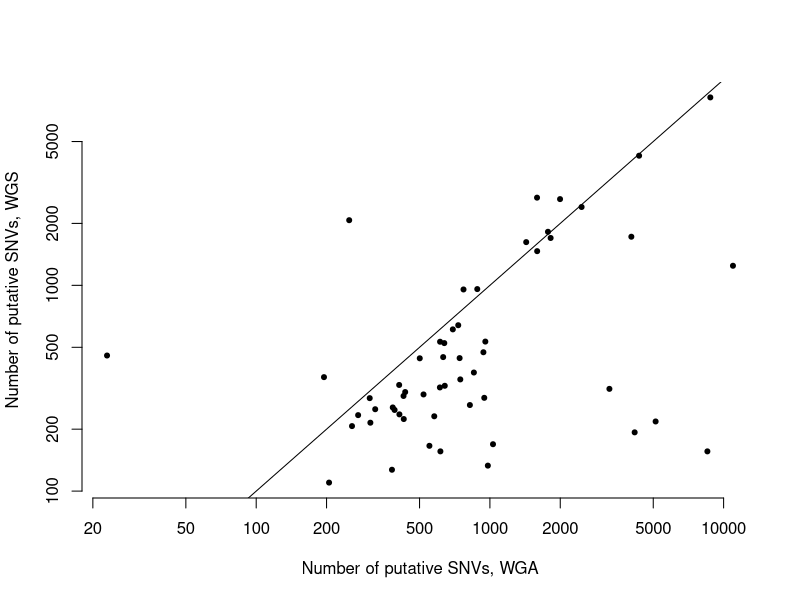
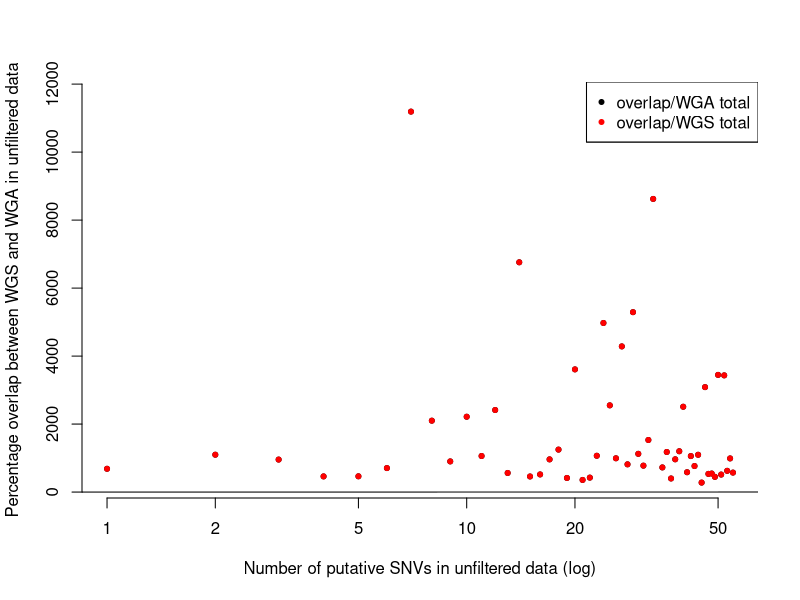
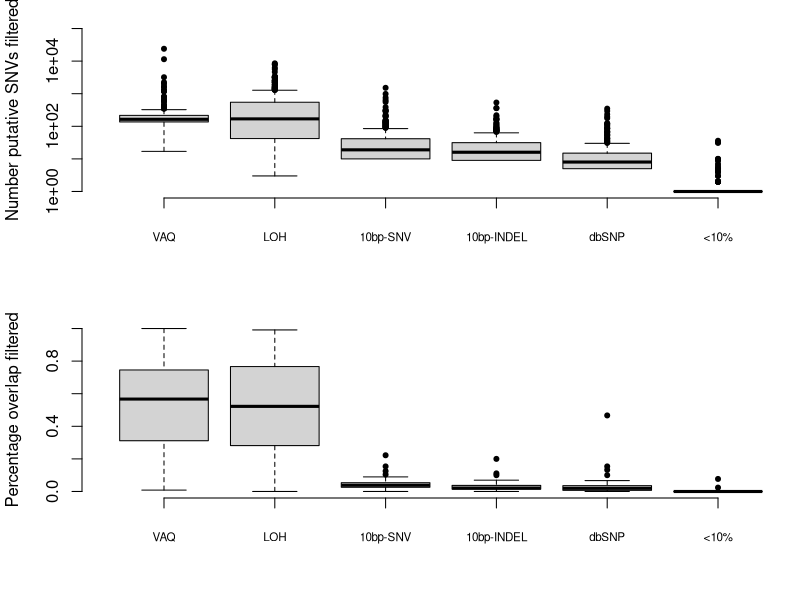
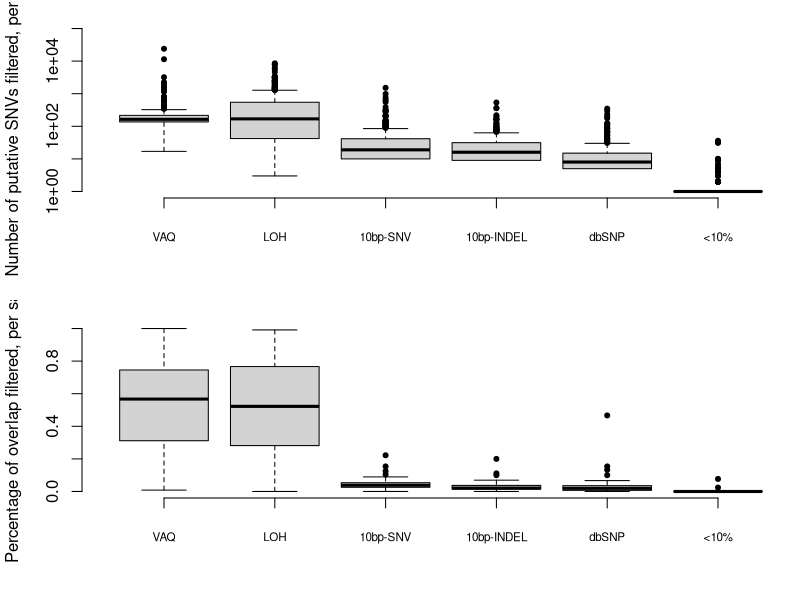
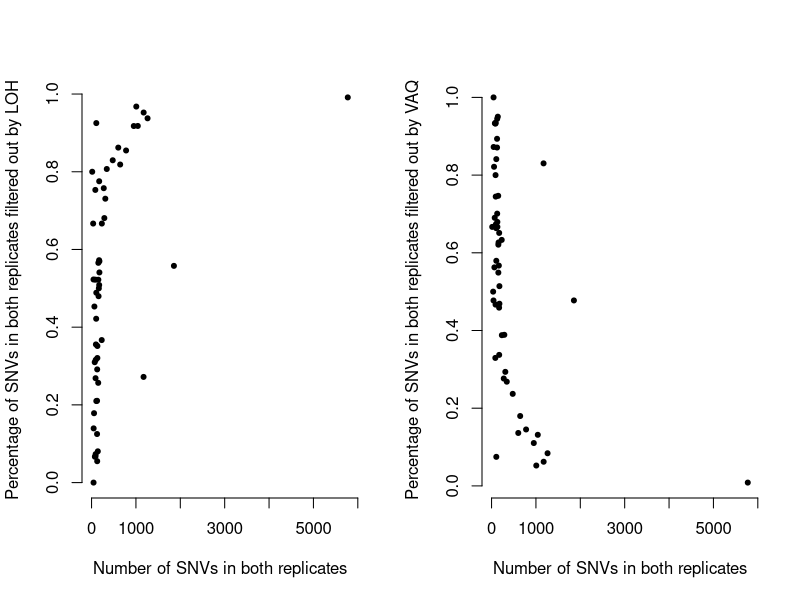

These charts were generated, in order, by the following R code:
## This is the R script (run on a Macbook) to create the figures from the data in FIGURE_DATA

###############
## LOAD DATA ##
###############

data2 = read.table( "../FIGURE_DATA/unfiltered_WGS-WGA_counts.txt", header=T )
data34 = read.table( "../FIGURE_DATA/STD40_unfiltered_overlap.txt", header=T )
data5 = read.table( "../FIGURE_DATA/numbers_excluded_by_filter_MUTATION_CALLS_STD40.txt", header=T )
data6 = read.table( "../FIGURE_DATA/overlap_numbers_excluded_by_filter_MUTATION_CALLS_STD40.txt", header=T )
data78a = read.table( "../FIGURE_DATA/STD40_unfiltered_overlap.txt", header=T )
data78a[ 3:14 ] <- list( NULL )
data78b = read.table( "../FIGURE_DATA/overlap_numbers_excluded_by_filter_MUTATION_CALLS_STD40.txt", header=T )
data78b[ 2:7 ] <- list( NULL )
data78b[ 4:5 ] <- list( NULL )
data78b[ 6:7 ] <- list( NULL )

#########################################################
## FIGURE 2: Number of putative SNVs in WGS versus WGA ##
#########################################################

# pdf( "../FIGURE_PDFS/Figure2.pdf" )
par(bty='n')
plot(data2$C282_count, data2$C484_count, log='xy', pch=20, xlab="Number of putative SNVs, WGA", ylab="Number of putative SNVs, WGS" )
abline(0,1)
# dev.off()

############################
## FIGURE 2 CORERELATIONS ##
############################

# First the Pearson correlation on the raw data
# cor.test(data2$C282_count, data2$C484_count)
# OUTPUT: t = 4.2622, df = 53, p-value = 8.35e-05, 95 percent confidence interval: 0.2770757 0.6794588, cor=0.5052344

# Next the Pearson correlation on the log-transformed data
# cor.test( log(data2$C282_count), log(data2$C484_count) )
# OUTPUT: t = 3.6456, df = 53, p-value = 0.0006086, 95 percent confidence interval: 0.2070558 0.6373449, cor=0.4477571

# Finally the Spearman correlation
# cor.test(data2$C282_count, data2$C484_count, method="spearman")
# OUTPUT: S = 16142.79, p-value = 0.001511, rho=0.4176482

##################################################################################
## FIGURE 3 ORIGINAL: Density of percentage overlap between WGS and WGA samples ##
##################################################################################

# pdf( "../FIGURE_PDFS/Figure3.pdf" )
# figure title (should it ever be needed): Greater % of WGS sample found in overlap than WGA
# amp_frac = density( data34$OVERLAP/data34$TOTAL_WGA.C282., from=0 )
# seq_frac = density( data34$OVERLAP/data34$TOTAL_WGS.C484., from=0 )
# par(bty='n')
# plot( seq_frac$x, seq_frac$y, type='l', col='blue', main="", xlab="Percentage of putative SNVs in a sample also recovered in the samples's technical replicate", ylab="Density")
# legend( "topright", c( "WGS", "WGA" ), col=c( "blue", "red" ), lty=1 )
# lines( amp_frac$x, amp_frac$y, col='red' )
# dev.off()

#############################################################################################################
## FIGURE 3 MOD (ORIGINAL FIGURE 4): Percentage of overlap versus (log) number of putative SNVs per sample ##
#############################################################################################################

#pdf( "../FIGURE_PDFS/Figure3.pdf" )
# when necessary, use the following title: Number of putative SNPs does not correlate with percentage WGS/WGA overlap
par(bty = 'n')
plot( data34$TOTAL, data34$PERCENT_OVERLAP_by_WGA.282, log='x', pch=20, main="", xlab="Number of putative SNVs in unfiltered data (log)", ylab="Percentage overlap between WGS and WGA in unfiltered data" )
points ( data34$TOTAL, data34$PERCENT_OVERLAP_by_WGS.484, pch=20, col="red" )
abline( 0,1 )
legend( 'topright', c( "overlap/WGA total", "overlap/WGS total" ), col=c( 'black', 'red' ) )
legend( 'topright', c( "overlap/WGA total", "overlap/WGS total" ), col=c( 'black', 'red' ), pch=20 )
#dev.off()

############################
## FIGURE 3 CORERELATIONS ##
############################

# First the Pearson correlation on the raw data
# cor.test(data34$TOTAL, data34$PERCENT_OVERLAP_by_WGA.282)
# OUTPUT: t = -0.2989, df = 53, p-value = 0.7662, 95 percent confidence interval: -0.3030232  0.2267410, cor=-0.04102397

# Next the Pearson correlation on the log-transformed data
# cor.test( log(data34$TOTAL), data34$PERCENT_OVERLAP_by_WGA.282 )
# OUTPUT: t = -0.043, df = 53, p-value = 0.9659, 95 percent confidence interval: -0.2707813  0.2597958, cor=-0.005908626

# Finally the Spearman correlation
# cor.test(data34$TOTAL, data34$PERCENT_OVERLAP_by_WGA.282, method="spearman")
# OUTPUT: S = 29268, p-value = 0.6847, rho=-0.05584416

############################################################################################
## FIGURE 4 (ORIG FIGURE 5 and 6): Number of putative SNPs removed by each of six filters ##
############################################################################################

#pdf( "../FIGURE_PDFS/Figure4.pdf", width=6, height=5 )
par(bty='n', mfrow=c(2,1), mar=c(5.1,4.1,1.1,0))
boxplot( data5[,c(5,7,4,3,6,8)], log='y', ylim=c(1,100000), xaxt='n', pch=20, ylab="Number putative SNVs filtered" )
axis( 1, at=1:6, padj=0.8, cex.axis=0.7, labels=c( "VAQ", "LOH", "10bp-SNV", "10bp-INDEL", "dbSNP", "<10%" ) )
boxplot( data6[,c(9,13,7,5,11,15)], ylim=c(0,1), xaxt='n', ylab="Percentage overlap filtered", pch=20 )
axis( 1, at=1:6, padj = 0.8, cex.axis=0.7, labels=c( "VAQ", "LOH", "10bp-SNV", "10bp-INDEL", "dbSNP", "<10%" ) )
#dev.off()

##############################################################
## FIGURE 5 IS MADE IN THE SCRIPT Jacquard.R IN THIS FOLDER ##
##############################################################

##############################################################################################################################################
## FIGURE 6 (ORIG FIGURES 7 AND 8): Percentage of replicate SNVs filtered out by LOH, as a function of the total number of overlapping SNVs ##
##############################################################################################################################################

LOH_VAQ_data <- merge( data78a, data78b, by="SAMPLE" )
names( LOH_VAQ_data )[ names( LOH_VAQ_data )=="FILT_5_COUNT" ] <- "VAQ_COUNT"
names( LOH_VAQ_data )[ names( LOH_VAQ_data )=="FILT_7_COUNT" ] <- "LOH_COUNT"
names( LOH_VAQ_data )[ names( LOH_VAQ_data )=="FILT_5_PERCENT" ] <- "VAQ_PERCENT"
names( LOH_VAQ_data )[ names( LOH_VAQ_data )=="FILT_7_PERCENT" ] <- "LOH_PERCENT"

# note that this is pretty close to 1.00 every time, hence the inversion...
LOH_VAQ_data$SUM=LOH_VAQ_data$LOH_PERCENT + LOH_VAQ_data$VAQ_PERCENT

pdf( "../FIGURE_PDFS/Figure6.pdf" )
par(bty='n', mfrow=c(1,2) )
plot( LOH_VAQ_data$OVERLAP, LOH_VAQ_data$LOH_PERCENT, xlab="Number of SNVs in both replicates", ylab="Percentage of SNVs in both replicates filtered out by LOH", pch=20 )
plot( LOH_VAQ_data$OVERLAP, LOH_VAQ_data$VAQ_PERCENT, xlab="Number of SNVs in both replicates", ylab="Percentage of SNVs in both replicates filtered out by VAQ", pch=20 )
dev.off()


##############
## OLD CODE ##
##############

# make density of each filter removal

#pdf( "../FIGURE_PDFS/Figure4.pdf", width=6, height=5 )
par(bty='n', mar=c(5.1,4.1,1.1,0))
boxplot( data5[,c(5,7,4,3,6,8)], log='y', ylim=c(1,100000), xaxt='n', pch=20, ylab="Number of putative SNVs filtered, per sample" )
axis( 1, at=1:6, padj=0.8, cex.axis=0.7, labels=c( "VAQ", "LOH", "10bp-SNV", "10bp-INDEL", "dbSNP", "<10%" ) )
#dev.off()


#pdf( "../FIGURE_PDFS/Figure5.pdf", width=6, height=5 )
par(bty='n', mar=c(5.1,4.1,1.1,0))
boxplot( data6[,c(9,13,7,5,11,15)], ylim=c(0,1), xaxt='n', ylab="Percentage of overlap filtered, per sample", pch=20 )
axis( 1, at=1:6, padj = 0.8, cex.axis=0.7, labels=c( "VAQ", "LOH", "10bp-SNV", "10bp-INDEL", "dbSNP", "<10%" ) )
#dev.off()



